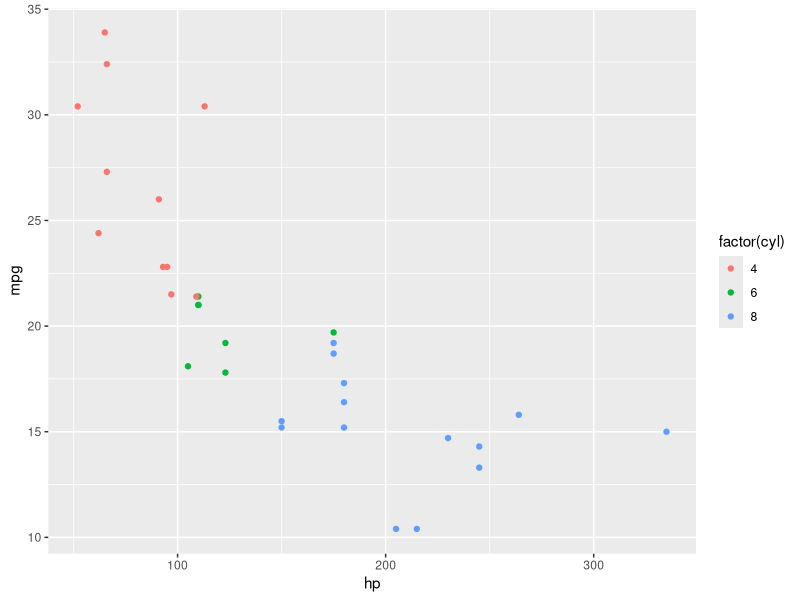

This figure's R source:
## ---- chunk 1
library(knitr)
opts_chunk$set(echo=TRUE, 
               warning=FALSE, message=FALSE, 
               cache=FALSE)
## ---- chunk 2
library(ggplot2)

x <- 1 + 1
## ---- chunk 3
library(knitr)
library(ggplot2)
library(broom)
## ---- chunk 4
qplot(hp, mpg, col = factor(cyl), data = mtcars)
## ---- chunk 5
kable(head(mtcars), digits = 1)
## ---- chunk 6
mod <- lm(mpg ~ hp + cyl, data = mtcars)
kable(tidy(mod), digits = 3)
## ---- chunk 7
ts <- t.test(mpg ~ am, data = mtcars)
## ---- chunk 8


